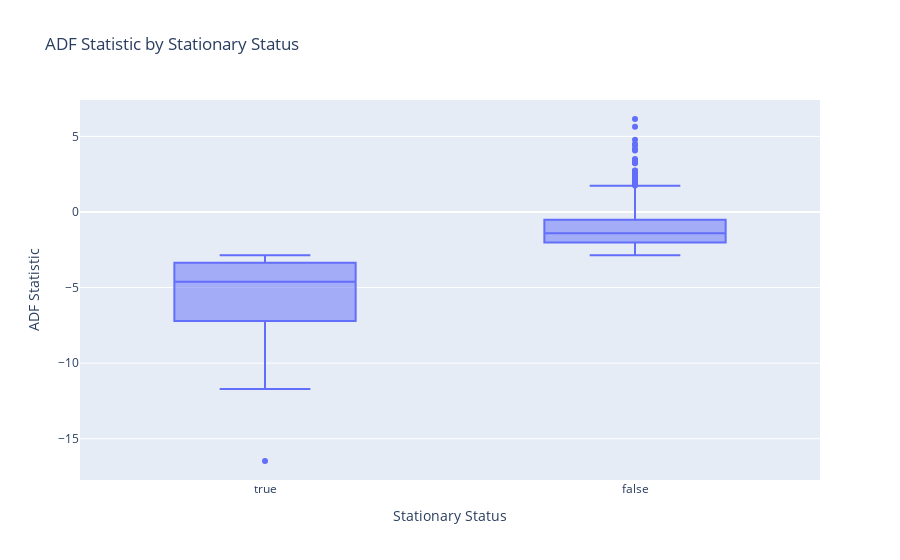

Notebook source saved alongside this figure:
### Code cell
import plotly.express as px

fig = px.box(
    stationary_test,
    y="adf_statistic",
    x="stationary",
    title="ADF Statistic by Stationary Status",
    labels={"adf_statistic": "ADF Statistic", "stationary": "Stationary Status"},
)

fig.show()

### Figure 1 — Plotly figure (JSON) as saved in the notebook; plotly's stock layout.template omitted (floating-point values rounded to 4 significant figures; data arrays with more than 128 entries replaced by an {"elided": "..."} marker saying what was removed)
{"data": [{"alignmentgroup": "True", "hovertemplate": "Stationary Status=%{x}<br>ADF Statistic=%{y}<extra></extra>", "legendgroup": "", "marker": {"color": "#636efa"}, "name": "", "notched": false, "offsetgroup": "", "orientation": "v", "showlegend": false, "type": "box", "x": {"elided": "1428 bool values"}, "x0": " ", "xaxis": "x", "y": {"elided": "1428 float values"}, "y0": " ", "yaxis": "y"}], "layout": {"boxmode": "group", "legend": {"tracegroupgap": 0}, "title": {"text": "ADF Statistic by Stationary Status"}, "xaxis": {"anchor": "y", "domain": [0, 1], "title": {"text": "Stationary Status"}}, "yaxis": {"anchor": "x", "domain": [0, 1], "title": {"text": "ADF Statistic"}}}}
